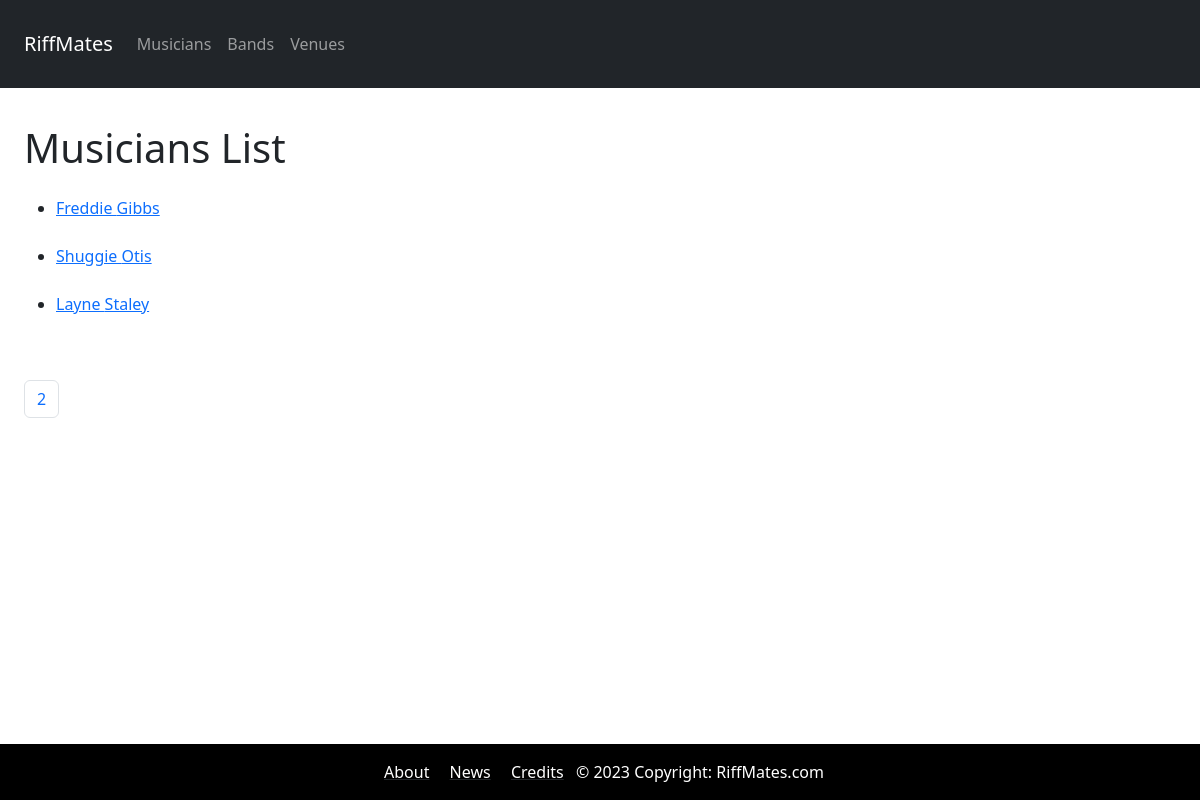
Before: /bands/musicians with the older database file.
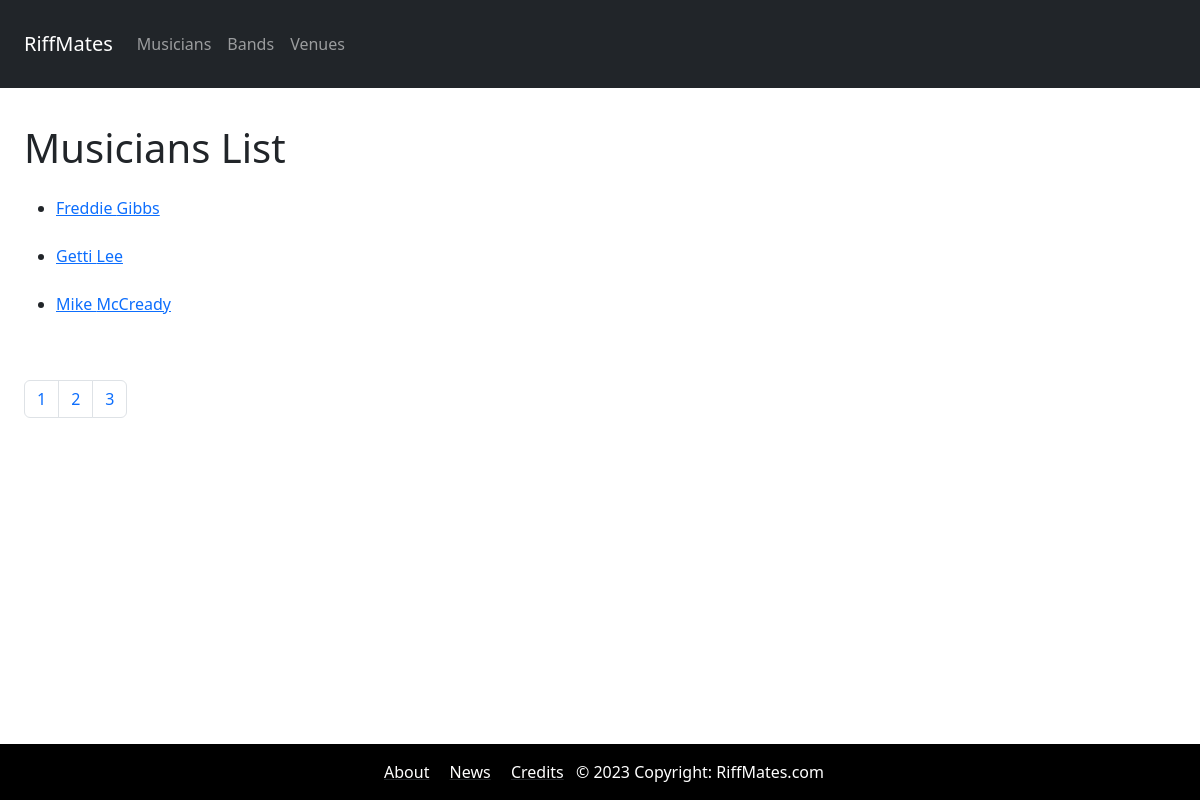
After: the same page with the newer database file.
### bands/models.py (models this page shows, shortened)
class Musician(models.Model):
    first_name = models.CharField(max_length=30)
    last_name = models.CharField(max_length=30)
    birth_date = models.DateField()

### bands/views.py (the view)
# urls.py: path('musicians', views.get_musicians, name="musicians"),
def get_musicians(request):
    musicians = Musician.objects.all().order_by("last_name")
    paginator = Paginator(musicians, 3)
    page_num = request.GET.get('page', 1)
    page_num  = int(page_num) # URLs are text, convert any value to an integer
    if page_num < 1: # Min value for 'page' = 1
        page_num = 1
    elif page_num > paginator.num_pages:
        page_num = paginator.num_pages
    page = paginator.page(page_num) # Fetch the page object containing the subset of items
    data = {
        'musicians': page.object_list, # list of objects in as 'musicians'
        'page': page
    }
    return render(request, "musicians.html", data)

### templates/musicians.html (shortened to what this page needs)
{% extends "base.html" %}
{% block content %}
<div class="p-4">
  <h1>Musicians List</h1>
  <ul>
      {% for musician in musicians %}
        <div class="mt-4">
          <li>
            <a href="{% url 'musician' musician.id %}">{{ musician.first_name }} {{ musician.last_name }}</a>
          </li>
        </div>
      {% endfor %}
  </ul>
</div>
<div class="m-4">
  <nav>
    <ul class="pagination">
      {% if page.has_next %}
        {% if page.next_page_number == page.paginator.num_pages %}
            <li class="page-item">
              <a class="page-link" href="{% url 'musicians' %}?page={{page.next_page_number}}">{{ page.next_page_number }}</a>
            </li>
        {% else %}
            <li class="page-item">
              <a class="page-link" href="#">{{ page.number }}</a>
            </li>
            <li class="page-item">
              <a class="page-link" href="{% url 'musicians' %}?page={{page.next_page_number}}">{{ page.next_page_number }}</a>
            </li>
            <li class="page-item">
              <a class="page-link" href="{% url 'musicians' %}?page={{page.paginator.num_pages }}">{{ page.paginator.num_pages }}</a>
            </li>
        {% endif %}
      {% endif %}
    </ul>
  </nav>
</div>
{% endblock content %}

Changed rows visible on the page:
no longer on this page (row unchanged): Musician: first_name "Shuggie", last_name "Otis"
no longer on this page (row unchanged): Musician: first_name "Layne", last_name "Staley"
added Musician: first_name "Getti", last_name "Lee"
added Musician: first_name "Mike", last_name "McCready"
Other visible differences:
{{ page.number }}: (not shown) → "1"
{{ page.next_page_number }}: (not shown) → "2"
{{ page.paginator.num_pages }}: (not shown) → "3"
{{ page.next_page_number }}: "2" → (not shown)
